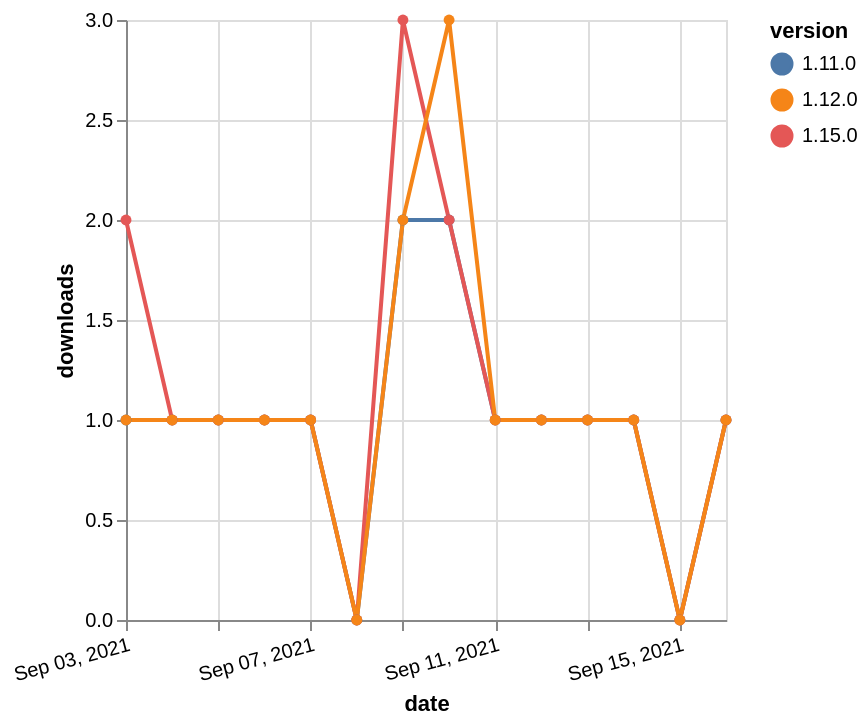

Write a Vega-Lite specification for this figure.
### Vega-Lite specification from a JSON file in a GitHub repository (floating-point values rounded to 4 significant figures)
{"$schema": "https://vega.github.io/schema/vega-lite/v5.json", "description": "A simple bar chart with embedded data.", "data": {"values": [{"date": "2021-09-03", "total": 204, "delta": 1, "version": "1.11.0"}, {"date": "2021-09-04", "total": 205, "delta": 1, "version": "1.11.0"}, {"date": "2021-09-05", "total": 206, "delta": 1, "version": "1.11.0"}, {"date": "2021-09-06", "total": 207, "delta": 1, "version": "1.11.0"}, {"date": "2021-09-07", "total": 208, "delta": 1, "version": "1.11.0"}, {"date": "2021-09-08", "total": 208, "delta": 0, "version": "1.11.0"}, {"date": "2021-09-09", "total": 210, "delta": 2, "version": "1.11.0"}, {"date": "2021-09-10", "total": 212, "delta": 2, "version": "1.11.0"}, {"date": "2021-09-11", "total": 213, "delta": 1, "version": "1.11.0"}, {"date": "2021-09-12", "total": 214, "delta": 1, "version": "1.11.0"}, {"date": "2021-09-13", "total": 215, "delta": 1, "version": "1.11.0"}, {"date": "2021-09-14", "total": 216, "delta": 1, "version": "1.11.0"}, {"date": "2021-09-15", "total": 216, "delta": 0, "version": "1.11.0"}, {"date": "2021-09-16", "total": 217, "delta": 1, "version": "1.11.0"}, {"date": "2021-09-03", "total": 112, "delta": 2, "version": "1.15.0"}, {"date": "2021-09-04", "total": 113, "delta": 1, "version": "1.15.0"}, {"date": "2021-09-05", "total": 114, "delta": 1, "version": "1.15.0"}, {"date": "2021-09-06", "total": 115, "delta": 1, "version": "1.15.0"}, {"date": "2021-09-07", "total": 116, "delta": 1, "version": "1.15.0"}, {"date": "2021-09-08", "total": 116, "delta": 0, "version": "1.15.0"}, {"date": "2021-09-09", "total": 119, "delta": 3, "version": "1.15.0"}, {"date": "2021-09-10", "total": 121, "delta": 2, "version": "1.15.0"}, {"date": "2021-09-11", "total": 122, "delta": 1, "version": "1.15.0"}, {"date": "2021-09-12", "total": 123, "delta": 1, "version": "1.15.0"}, {"date": "2021-09-13", "total": 124, "delta": 1, "version": "1.15.0"}, {"date": "2021-09-14", "total": 125, "delta": 1, "version": "1.15.0"}, {"date": "2021-09-15", "total": 125, "delta": 0, "version": "1.15.0"}, {"date": "2021-09-16", "total": 126, "delta": 1, "version": "1.15.0"}, {"date": "2021-09-03", "total": 362, "delta": 1, "version": "1.12.0"}, {"date": "2021-09-04", "total": 363, "delta": 1, "version": "1.12.0"}, {"date": "2021-09-05", "total": 364, "delta": 1, "version": "1.12.0"}, {"date": "2021-09-06", "total": 365, "delta": 1, "version": "1.12.0"}, {"date": "2021-09-07", "total": 366, "delta": 1, "version": "1.12.0"}, {"date": "2021-09-08", "total": 366, "delta": 0, "version": "1.12.0"}, {"date": "2021-09-09", "total": 368, "delta": 2, "version": "1.12.0"}, {"date": "2021-09-10", "total": 371, "delta": 3, "version": "1.12.0"}, {"date": "2021-09-11", "total": 372, "delta": 1, "version": "1.12.0"}, {"date": "2021-09-12", "total": 373, "delta": 1, "version": "1.12.0"}, {"date": "2021-09-13", "total": 374, "delta": 1, "version": "1.12.0"}, {"date": "2021-09-14", "total": 375, "delta": 1, "version": "1.12.0"}, {"date": "2021-09-15", "total": 375, "delta": 0, "version": "1.12.0"}, {"date": "2021-09-16", "total": 376, "delta": 1, "version": "1.12.0"}]}, "width": "container", "mark": {"type": "line", "point": {"filled": true}}, "encoding": {"x": {"field": "date", "type": "temporal", "timeUnit": "yearmonthdate", "title": "date", "axis": {"labelAngle": -15}}, "y": {"field": "delta", "type": "quantitative", "title": "downloads"}, "color": {"field": "version", "type": "nominal"}, "tooltip": {"field": "delta"}}}
